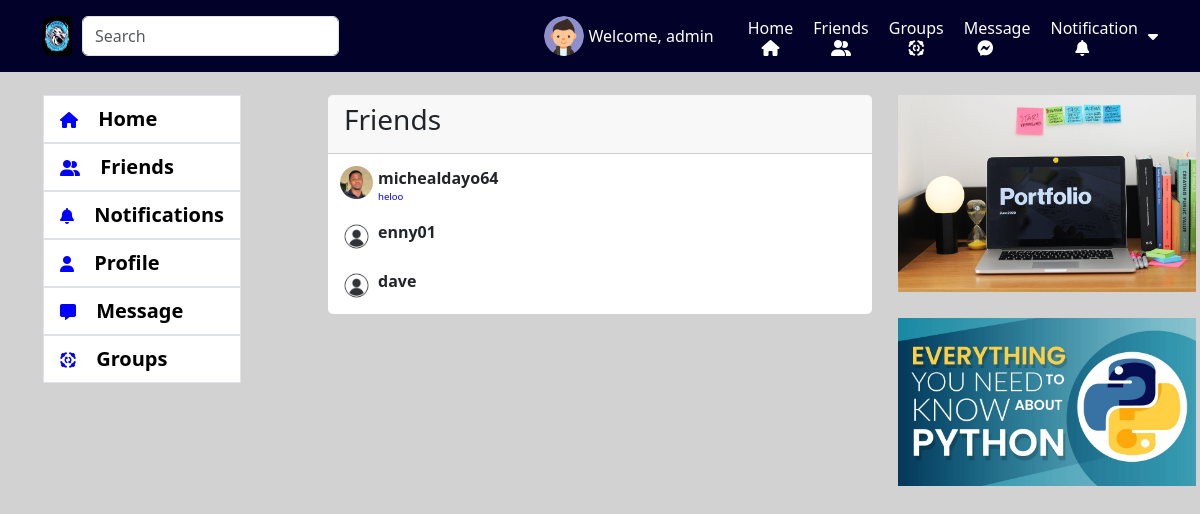
Page /message/friend-with-message/ (signed in) on the committed database.
### account/models.py (models this page shows, shortened)
class Accounts(AbstractBaseUser):
    email = models.EmailField(verbose_name="email", max_length=60, unique=True)
    username = models.CharField(max_length=30, unique=True)
    first_name = models.CharField(max_length=30, null=True, blank=True)
    last_name = models.CharField(max_length=30, null=True, blank=True)
    date_joined = models.DateTimeField(
        verbose_name='date joined', auto_now_add=True)
    last_login = models.DateTimeField(verbose_name='last login', auto_now=True)
    is_admin = models.BooleanField(default=False)
    is_active = models.BooleanField(default=True)
    is_staff = models.BooleanField(default=False)
    is_superuser = models.BooleanField(default=False)
    profile_image = models.ImageField(max_length=255, upload_to=get_profile_image_filepath,
                                      null=True, blank=True, default=get_default_profile_image)
    hide_email = models.BooleanField(default=True)
    uid = models.CharField(max_length=225, blank=True, null=True)
    USERNAME_FIELD = 'email'
    REQUIRED_FIELDS = ['username']
    objects = MyAccountManager()

### message_app/models.py (models this page shows)
class RoomChatMessage(models.Model):
    user = models.ForeignKey(settings.AUTH_USER_MODEL, on_delete = models.CASCADE)
    room = models.ForeignKey(PrivateChatRoom, on_delete = models.CASCADE)
    timestamp = models.DateTimeField(auto_now_add = True)
    content = models.TextField(unique = False, blank = False)
    objects = RoomChatMessageManager()
    def __str__(self):
        return self.content

### message_app/views.py (the view)
# urls.py: path('friend-with-message/', friendsWithMessage, name="friend-with-message"),
def friendsWithMessage(request):
    context = {}
    user = request.user
    if user.is_authenticated:
        m_and_f = get_recent_chatroom_messages(user)
    context["m_and_f"] = m_and_f
    return render(request, 'message_app/friends_message.html', context)

### account/views.py (called while the page is built)
def get_tokens_for_user(user):
    refresh = RefreshToken.for_user(user)
    return {
        'token': {
            'refresh': str(refresh),
            'access': str(refresh.access_token),
        },
        'msg': 'Login Successfully'
    }

### friend_app/models.py (called while the page is built)
    def is_mutual_friend(self, friend):
        if friend in self.friends.all():
            return True
        return False

### notification_app/context_processors.py (called while the page is built)
def get_user_token(request):
    user = request.user
    return {'user_access_token': get_tokens_for_user(user)['token']['access']}

### message_app/templates/message_app/friends_message.html (shortened to what this page needs)
{% extends 'base.html' %}
{% load static %}
{% block content %}
    <br>
    <div class="row">
        <div class="col-12 col-lg-3 col-xl-3 col-md-3 left-menu-container">
            {% include 'snippets/left-menu.html' %}
          </div>
        <div class="col-12 col-md-6">
            <div class="card">
                <div class="d-flex flex-row align-items-center card-header">
                    <h3>Friends</h3>
                </div>
                <div class="card-body p-1">
                    <div class="d-flex flex-column friends-list-container">
                        {% for x in m_and_f %}
                        <div class="d-flex flex-row p-2 friend-container flex-grow-1"
                            onclick="createOrReturnPrivateChat('{{x.friend.id}}')" id="id_friend_container_{{x.friend.id}}">
                            <img class="profile-image rounded-circle img-fluid" id="id_friend_img_{{x.friend.id}}"
                                src="{{ x.friend.profile_image.url }}">
                            <div class="d-flex flex-column">
                                <span class="username-span">{{x.friend.username}}</span>
                                <span class="friend-message-span">{{x.message|truncatechars:20}}</span>
                            </div>
                        </div>
                        {% endfor %}
                    </div>
                </div>
            </div>
        </div>
        <div class="col-12 col-lg-3 col-xl-3 col-md-3 right-menu-container">
            {% include 'snippets/right-data.html' %}
          </div>
</div>
{% endblock %}

### templates/snippets/header.html (shortened to what this page needs)
{% load static %}
<nav class="navbar fixed-top top-navbar" id="mynav" data-token="{{ user_access_token }}">
  <div class="container d-flex flex-row justify -content-between" id="myheader">
    <div>
      <div class="d-flex">
        <a href="/">
          <img src="{% static 'img/logoimage.webp' %}" alt="" srcset=""
            style="width: 40px; height: 40px; padding-right: 10px; border-radius: 10px;">
        </a>
        <input class="form-control me-2 w-100" type="search" id="input-data" name="q" placeholder="Search"
          aria-label="Search">
      </div>
    </div>
    <div class="menu-left">
      {% if request.user.is_authenticated %}
      <a href="{% url 'profile-index' %}" class="anch">
        <img class="me-1 profile-pic" src="{{ request.user.profile_image.url }}" alt="">
      </a>
      {% else %}
      <img class="me-1 profile-pic" src="{% static 'img/profile_image.png' %}" alt="">
      {% endif %}
      <a href="{% url 'profile-index' %}" class="anch">
        <p class="me-4 mt-3 text-white">Welcome, {{ request.user.username }}</p>
      </a>
      <a href="{% url 'index' %}" class="home">
        <span class="text-white">Home</span>
        <i class="fa-solid fa-house text-white"></i>
      </a>
      <a href="{% url 'friend-index' %}" class="home">
        <span class="text-white">Friends</span>
        <i class="fa-solid fa-user-group text-white"></i>
      </a>
      <a href="{% url 'group-list' %}" class="home">
        <span class="text-white">Groups</span>
        <i class="fa-solid fa-group-arrows-rotate text-white"></i>
      </a>
      <a class="home" id="btn-chat-notifi">
        <span class="text-white">Message</span>
        <i class="fa-brands fa-facebook-messenger me-4 text-white"></i>
      </a>
      <a class="home" id="btn-notifi" onclick="setGeneralNotificationsAsRead()">
        <span class="text-white">Notification</span>
        <i class="fa-solid fa-bell me-4 text-white"></i>
      </a>
      <a href="#" id="logout">
        <i class="fa-solid fa-caret-down text-white"></i>
      </a>
    </div>
  </div>
</nav>

### static/css/style.css (style rules this page uses)
body { display: block; position: relative; }
.anch { text-decoration: none; cursor: pointer; }
.profile-pic { width: 40px; height: 40px; border-radius: 100%; }
.home { display: flex; flex-direction: column; align-items: center; padding: 5px; text-align: center; margin-left: 5px; margin-right: 5px; }
#myheader { position: relative; width: 100%; }
.top-navbar { background-color: rgb(1, 1, 41); }
.menu-left { display: flex; flex-direction: row; align-items: center; }
.menu-left a { text-decoration: none; }

### message_app/templates/message_app/friends_message.html (style rules this page uses)
.friends-list-container { max-height: 500px; overflow-y: scroll; }
.profile-image { width: 33px; height: 33px; margin-top: 0px; margin-bottom: auto; }
.username-span { font-weight: 600; margin-top: 0px; margin-bottom: auto; margin-left: 5px; margin-right: 5px; }
.friend-message-span { font-weight: 380; margin-top: 0px; margin-bottom: auto; margin-left: 5px; margin-right: 5px; font-size: 0.6em; color: blue }

### rows in the picture
Accounts: user.profile_image (picture), user.username "admin"
RoomChatMessage: friend.profile_image (picture), friend.username "michealdayo64", message "heloo"
Accounts: friend.profile_image (picture), friend.username "enny01"
Accounts: friend.profile_image (picture), friend.username "dave"
